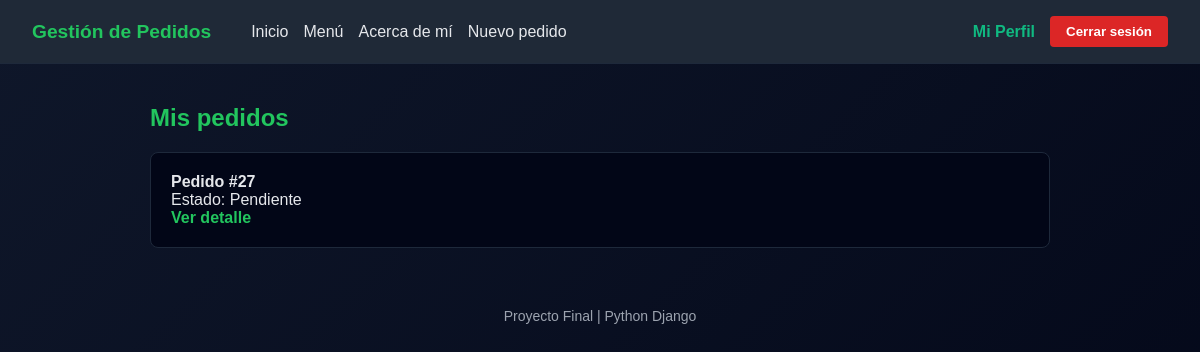
Page / (signed in) on the earlier database version.
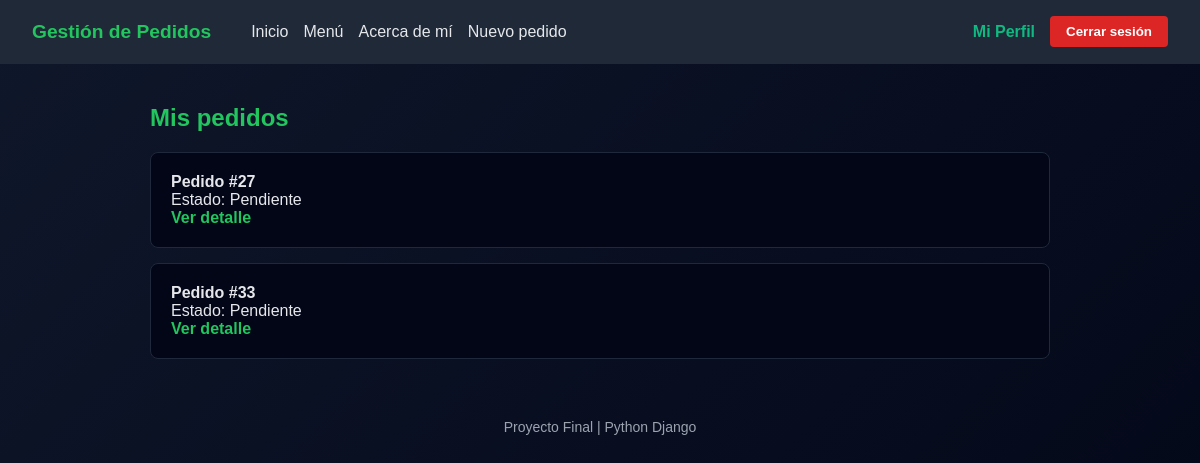
Same page on the later database version.
### core/models.py (models this page shows, shortened)
class Pedido(models.Model):
    cliente = models.ForeignKey(User, on_delete=models.CASCADE)
    creado = models.DateTimeField(auto_now_add=True)
    estado = models.CharField(max_length=20, default='Pendiente')

### core/views.py (the view)
# urls.py: path('', views.home, name='home'),
@login_required
def home(request):
    pedidos = Pedido.objects.filter(cliente=request.user)
    return render(request, 'core/home.html', {'pedidos': pedidos})

### core/templates/core/home.html
{% extends 'core/base.html' %}
{% block content %}
<h2>Mis pedidos</h2>
{% for pedido in pedidos %}
    <div class="card">
        <p><strong>Pedido #{{ pedido.id }}</strong></p>
        <p>Estado: {{ pedido.estado }}</p>
        <a href="{% url 'detalle_pedido' pedido.id %}">Ver detalle</a>
    </div>
{% empty %}
    <p>No tenés pedidos aún.</p>
{% endfor %}
{% endblock %}

Differences in the rows shown:
added Pedido: id "33", estado "Pendiente"
